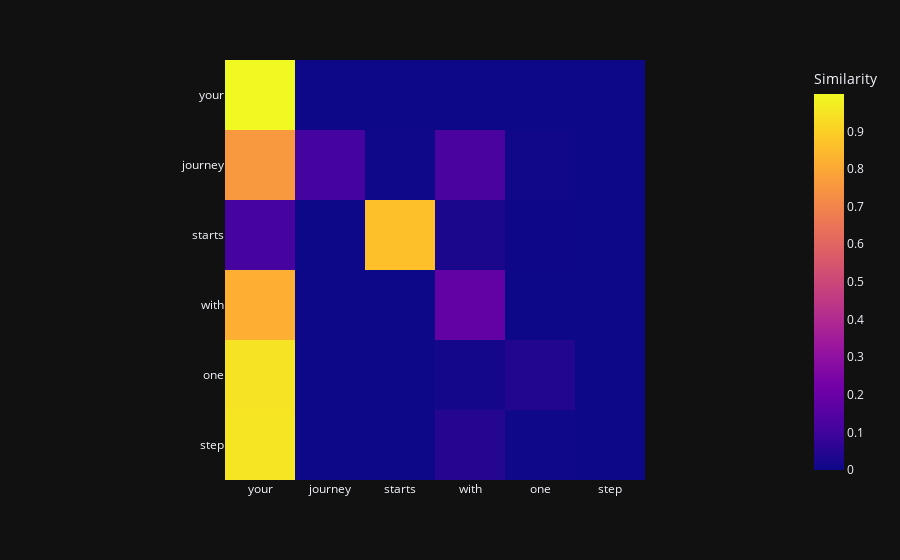

Here is the notebook cell this chart was saved with:
### Code cell
fig = px.imshow(attention_weights,
                labels = dict(color="Similarity"),
                x = tokens,
                y = tokens)
fig.show()

### Figure 1 — Plotly figure (JSON) as saved in the notebook; plotly's stock layout.template omitted (floating-point values rounded to 4 significant figures)
{"data": [{"coloraxis": "coloraxis", "name": "0", "x": ["your", "journey", "starts", "with", "one", "step"], "y": ["your", "journey", "starts", "with", "one", "step"], "z": [[0.9993, 2.078e-11, 2.7e-10, 0.0007241, 1.795e-05, 5.853e-10], [0.757, 0.1093, 0.003805, 0.1226, 0.007111, 0.0001856], [0.1101, 4.259e-05, 0.8616, 0.02529, 0.00291, 2.167e-05], [0.8173, 3.798e-09, 6.999e-08, 0.1825, 0.0002816, 3.043e-08], [0.9468, 1.03e-08, 3.765e-07, 0.01317, 0.04001, 1.247e-07], [0.9521, 8.288e-06, 8.642e-05, 0.04385, 0.003844, 0.0001338]], "type": "heatmap", "xaxis": "x", "yaxis": "y", "hovertemplate": "x: %{x}<br>y: %{y}<br>Similarity: %{z}<extra></extra>"}], "layout": {"xaxis": {"anchor": "y", "domain": [0.0, 1.0], "scaleanchor": "y", "constrain": "domain"}, "yaxis": {"anchor": "x", "domain": [0.0, 1.0], "autorange": "reversed", "constrain": "domain"}, "coloraxis": {"colorbar": {"title": {"text": "Similarity"}}, "colorscale": [[0.0, "#0d0887"], [0.1111, "#46039f"], [0.2222, "#7201a8"], [0.3333, "#9c179e"], [0.4444, "#bd3786"], [0.5556, "#d8576b"], [0.6667, "#ed7953"], [0.7778, "#fb9f3a"], [0.8889, "#fdca26"], [1.0, "#f0f921"]]}, "margin": {"t": 60}}}
